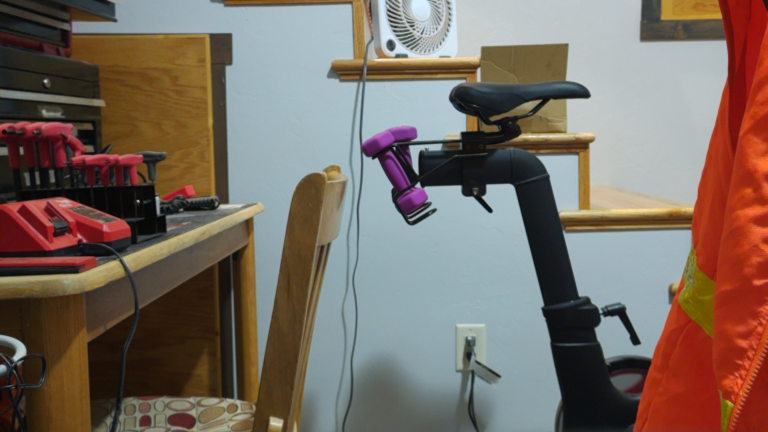
#> input picture test/camera_test/dual_cam/left_001a.jpg, 1536 x 864 px (shown at 1/2 size)
$ jupyter execute camera_calibration.ipynb
#> lines starting #> are read from the running program, lines starting #| are printed output that depends on the picture
[cell 1]
import numpy as np
import cv2 as cv
import glob
from matplotlib import pyplot as plt

[cell 2]
import os
print(os.getcwd())

[cell 3]
data = np.load('stereo_params.npz')
#> (reads test/camera_test/dual_cam/stereo_params.npz from the repository)

[cell 4]
mtxL  = data["mtxL"]
distL = data["distL"]
mtxR  = data["mtxR"]
distR = data["distR"]
R     = data["R"]
T     = data["T"]


print (T)

[cell 5]
l_img_path = 'left_001a.jpg'
r_img_path = 'right_001a.jpg'
r_img = cv.imread(l_img_path,cv.IMREAD_GRAYSCALE)
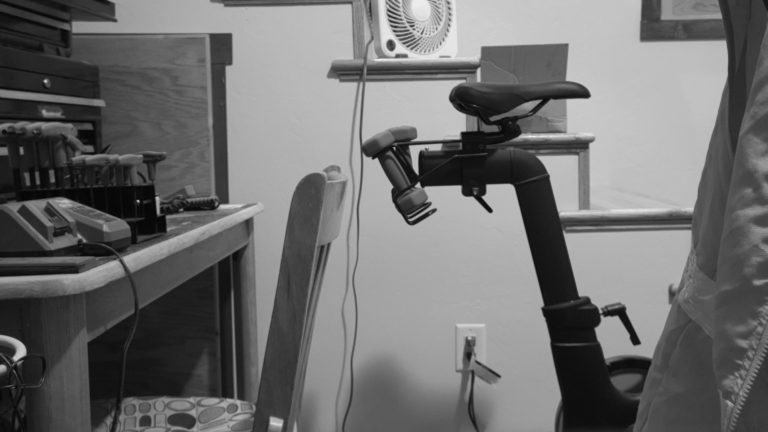
#> r_img: shape (864, 1536) (shown at 1/2 size); min 0, max 254, mean 110.1
l_img = cv.imread(r_img_path, cv.IMREAD_GRAYSCALE)
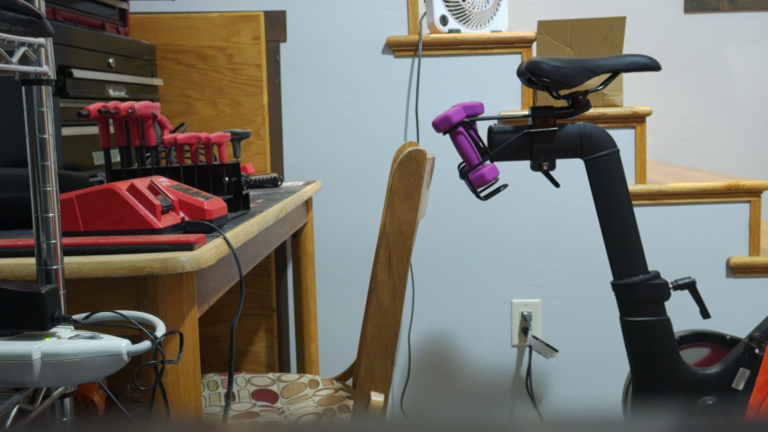
#> input picture test/camera_test/dual_cam/right_001a.jpg, 1536 x 864 px (shown at 1/2 size)
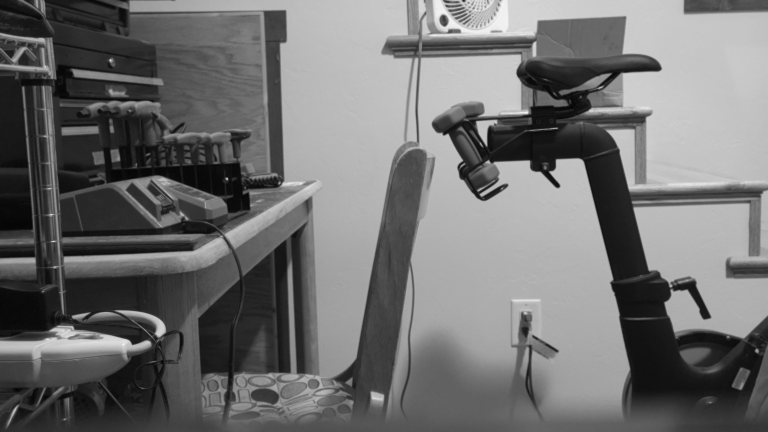
#> l_img: shape (864, 1536) (shown at 1/2 size); min 0, max 255, mean 112.1

[cell 6]
h, w = l_img.shape[:2]
#> h = 864; w = 1536
img_size = (w,h)
#> img_size = (1536, 864)
print(img_size)
#| (1536, 864)

R1, R2, P1, P2, Q, roi1, roi2 = cv.stereoRectify(
    mtxL, distL, mtxR, distR,
    img_size,
    R, T,
    flags=cv.CALIB_ZERO_DISPARITY,
    alpha=1,  # 0=zoom crop, 1=full view
    newImageSize=img_size       # <-- prevents black frames

)
#> roi1 = (55, 71, 1406, 771); roi2 = (83, 24, 1393, 772)

print("\nRectification ROIs:")
print("ROI Left :", roi1)
#| ROI Left : (55, 71, 1406, 771)
print("ROI Right:", roi2)
#| ROI Right: (83, 24, 1393, 772)

mapLx, mapLy = cv.initUndistortRectifyMap(
    mtxL, distL, R1, P1, img_size, cv.CV_32FC1)

mapRx, mapRy = cv.initUndistortRectifyMap(
    mtxR, distR, R2, P2, img_size, cv.CV_32FC1)

# --- Remap images ---
l_rect = cv.remap(l_img, mapLx, mapLy, cv.INTER_LINEAR)
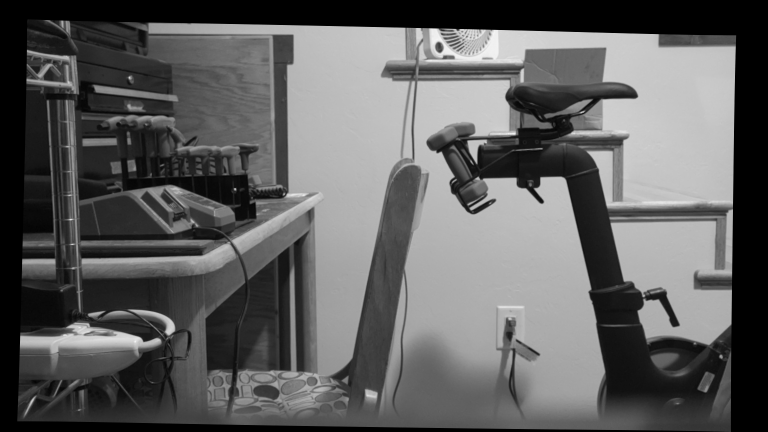
#> l_rect: shape (864, 1536) (shown at 1/2 size); min 0, max 251, mean 95.4
r_rect = cv.remap(r_img, mapRx, mapRy, cv.INTER_LINEAR)
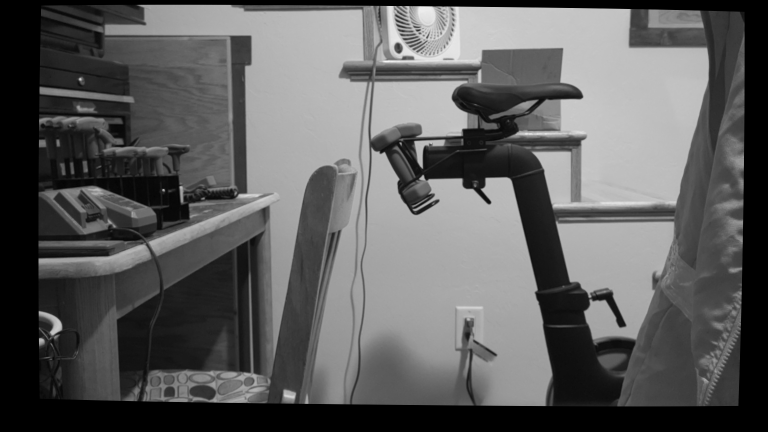
#> r_rect: shape (864, 1536) (shown at 1/2 size); min 0, max 249, mean 93.3

# ========== Display Result ==========
plt.figure(figsize=(12,8))
plt.subplot(2,2,1); plt.title("Left Raw"); plt.imshow(l_img, cmap='gray'); plt.axis('off')
plt.subplot(2,2,2); plt.title("Right Raw"); plt.imshow(r_img, cmap='gray'); plt.axis('off')
plt.subplot(2,2,3); plt.title("Left Rectified"); plt.imshow(l_rect, cmap='gray'); plt.axis('off')
plt.subplot(2,2,4); plt.title("Right Rectified"); plt.imshow(r_rect, cmap='gray'); plt.axis('off')
plt.tight_layout(); plt.show()

[cell 7]
print("R=\n",R)
print("T=\n",T)
print("Baseline magnitude (m):", np.linalg.norm(T))

[cell 8]
plt.figure()
plt.subplot(221)
plt.imshow(l_img, 'grey')
plt.subplot(222)
plt.imshow(r_img, 'grey')

[cell 9]
def computerDepthMapBM(r_img, l_img):
  nDispFactor = 4
  stereo = cv.StereoBM_create(numDisparities=16*nDispFactor, blockSize=11)
  disparity = stereo.compute(r_img, l_img)
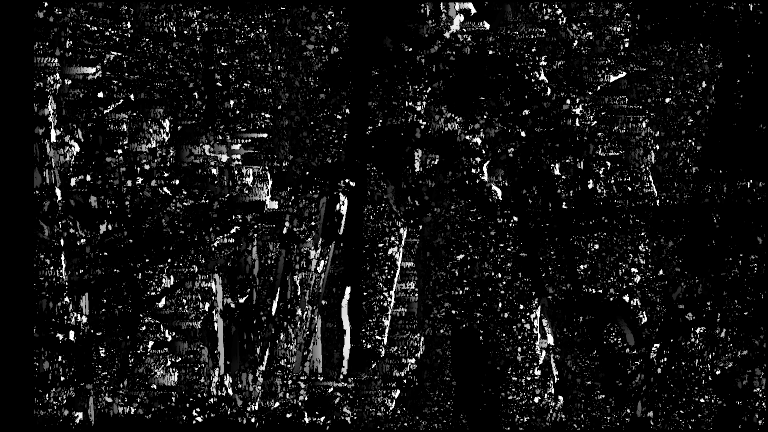
#> disparity: shape (864, 1536) int16 (shown at 1/2 size); min -16, max 1008, mean 52.4; drawn with min black and max white
  plt.imshow(disparity,'grey')
  plt.show()
  return disparity

dis = computerDepthMapBM(r_img,l_img)

[cell 10]
dis[:][500]
#> Out = 1536 values, max 1008 at index 800, min -16 at index 0, mean 49.52

[cell 11]
def computeDepthMapSGBM(l_img, r_img):
  window_size=10
  min_disp=16
  nDispFactor = 16
  num_disp = 16 * nDispFactor - min_disp

  stero = cv.StereoSGBM_create(
    minDisparity=min_disp,
    numDisparities=num_disp,
    blockSize=window_size,
    P1=8*3*window_size**2,
    P2=32*3*window_size**2,
    disp12MaxDiff=1,
    uniquenessRatio=15,
    speckleWindowSize=18,
    speckleRange=2,
    preFilterCap=63,
    mode=cv.STEREO_SGBM_MODE_SGBM_3WAY
  )

  disparity = stero.compute(r_img,l_img).astype(np.float32)/16
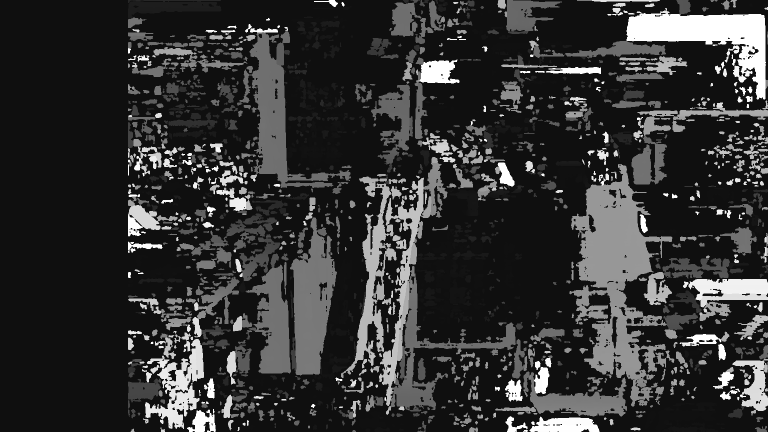
#> disparity: shape (864, 1536) float32 (shown at 1/2 size); min 15, max 255, mean 51.4

  plt.imshow(disparity, 'grey')
  plt.colorbar()
  plt.show()
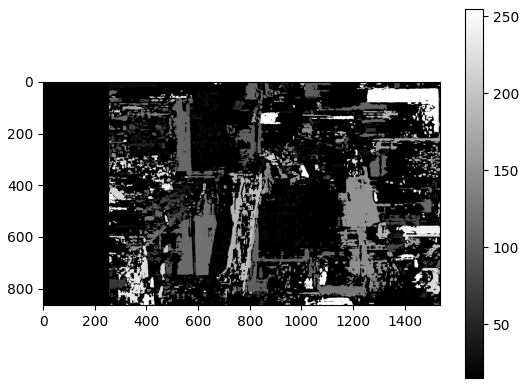
#> figure drawn by matplotlib, 2 panels

computeDepthMapSGBM(r_img, l_img)
